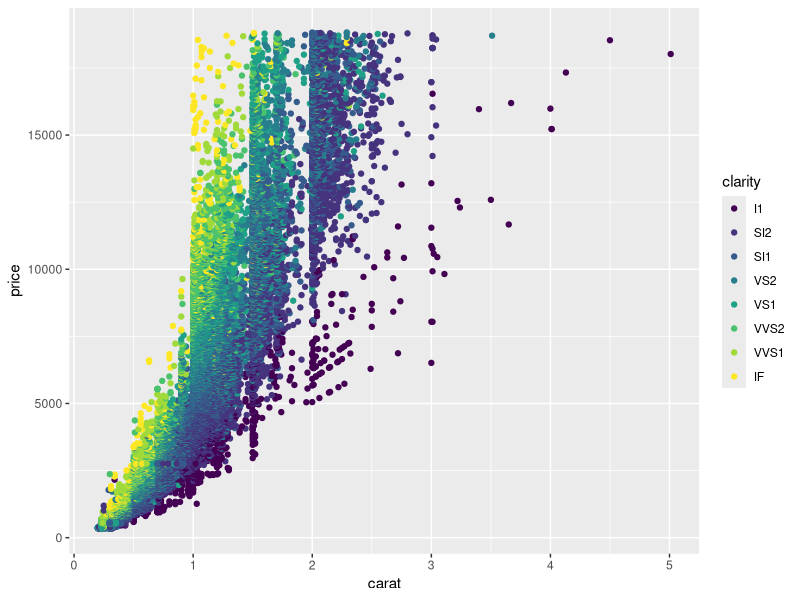
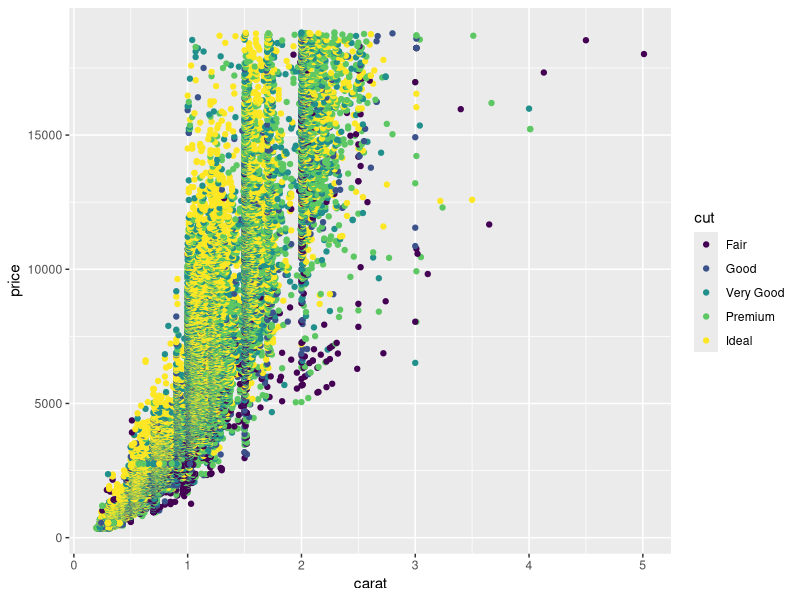
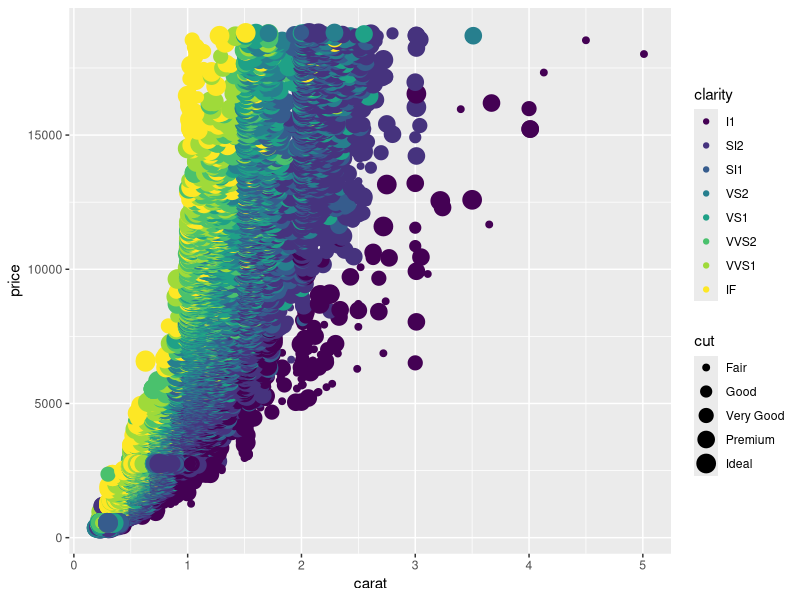
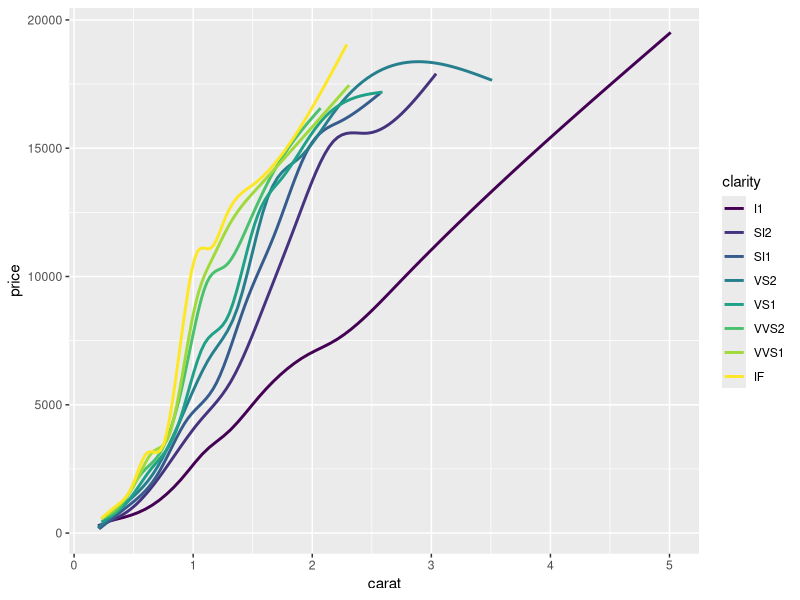

Generate these figures, in order, with R:

# Loading library
library(ggplot2)

# Checking Data
data("diamonds")

# Analysing the columns with mean, median, itemwise, Quarterwise
summary(diamonds)
View(diamonds)

# Loading Dimensions
dim(diamonds)

# Plot with legend on the right side gives clarity about each diamond
x <- ggplot(diamonds, aes(carat,price, color = clarity))
x+geom_point()


x <- ggplot(diamonds, aes(carat,price, color = cut))
x+geom_point()


x <- ggplot(diamonds, aes(carat,price, color = clarity, size = cut))
x+geom_point()

x <- ggplot(diamonds, aes(carat,price, color = clarity))
x+geom_smooth(se = FALSE)
